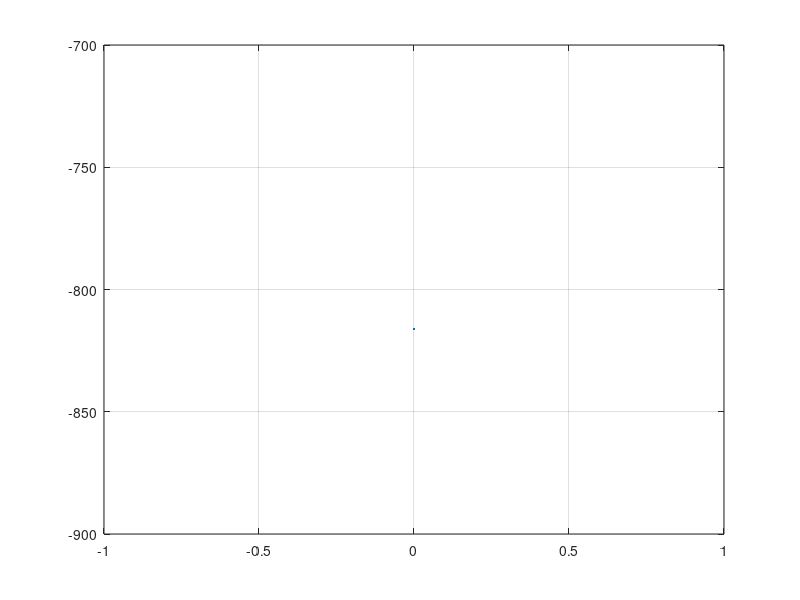

Write the MATLAB code that produced this figure.
%
% Modelo mec
clear

S = 547.3 % mm^2 
D = 30.42 % mm
E = 7000 % kg / mm^2 
alpha = 19.3E-6
Q_R = 14869 % kg
P_c = 1.831 % kg / m
a = 500
CS = 4

peso_volumetrico_hielo = 750 % daN / m^3 
p_h = 0.18 * sqrt(D); % daN / m
S_hielo = p_h / (peso_volumetrico_hielo) * 1e6

D_h = 2 * sqrt(S_hielo/pi + (D/2)^2)

p_v_h = 50*(60/120)^2*D_h *1e-3

p_a_h_v = sqrt((P_c + p_h)^2 + p_v_h^2 )

t_1 = Q_R / CS / S

% viento
q = 50 * (140/120)^2 * D * 1e-3
p_a_v = sqrt(P_c^2 + q^2)

% t2^2 * ( t2 - k1 ) = k2

p_2 = P_c
p_1 = p_a_v

theta_1 = -5
theta_2 = 0

K = t_1 - a^2*p_1^2*E / (24*S^2*t_1^2)
k1 = K - alpha*E*(theta_2 - theta_1) 
k2 = a^2 * p_2^2 * E / (24 * S^2)

% barrido
t2 = 0:.01:0;
y = t2.^2 .* ( t2 - k1) - k2;
plot(t2, y, '.-')
grid on
% ylim([-10 10])

t2 = 5
fprintf('Iter 0 %f\n', t2);

t2 = sqrt(k2 / ( t2 - k1 ));
fprintf('Iter 1 %f\n', t2);

t2 = sqrt(k2 / ( t2 - k1 ));
fprintf('Iter 2 %f\n', t2);

t2 = sqrt(k2 / ( t2 - k1 ));
fprintf('Iter 3 %f\n', t2);

t2 = sqrt(k2 / ( t2 - k1 ));
fprintf('Iter 4 %f\n', t2);

t2 = sqrt(k2 / ( t2 - k1 ));
fprintf('Iter 5 %f\n', t2);

t2 = sqrt(k2 / ( t2 - k1 ));
fprintf('Iter 6 %.2f\n', t2);


% flecha
flecha = p_2 * a * a / (8 * S * t2);
fprintf('flecha %.2f\n', flecha);

%